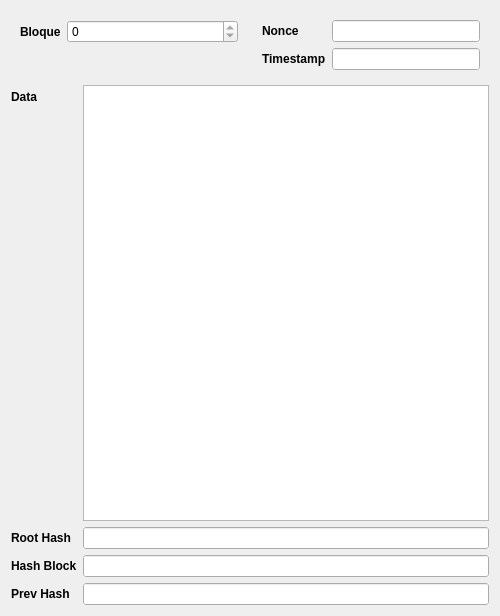
<?xml version="1.0" encoding="UTF-8"?>
<ui version="4.0">
 <class>WidgetBlock</class>
 <widget class="QWidget" name="WidgetBlock">
  <property name="geometry">
   <rect>
    <x>0</x>
    <y>0</y>
    <width>500</width>
    <height>616</height>
   </rect>
  </property>
  <property name="minimumSize">
   <size>
    <width>500</width>
    <height>0</height>
   </size>
  </property>
  <property name="maximumSize">
   <size>
    <width>500</width>
    <height>16777215</height>
   </size>
  </property>
  <property name="windowTitle">
   <string>Form</string>
  </property>
  <property name="autoFillBackground">
   <bool>false</bool>
  </property>
  <layout class="QVBoxLayout" name="verticalLayout">
   <item>
    <layout class="QGridLayout" name="gridLayout">
     <item row="1" column="0" colspan="2">
      <layout class="QVBoxLayout" name="verticalLayout_2">
       <item>
        <layout class="QFormLayout" name="formLayout_3">
         <item row="0" column="0">
          <widget class="QLabel" name="dataLabel">
           <property name="font">
            <font>
             <bold>true</bold>
            </font>
           </property>
           <property name="text">
            <string>Data</string>
           </property>
          </widget>
         </item>
         <item row="1" column="0">
          <widget class="QLabel" name="rootHashLabel">
           <property name="font">
            <font>
             <bold>true</bold>
            </font>
           </property>
           <property name="styleSheet">
            <string notr="true"/>
           </property>
           <property name="text">
            <string>Root Hash</string>
           </property>
          </widget>
         </item>
         <item row="1" column="1">
          <widget class="QLineEdit" name="rootHashLineEdit">
           <property name="autoFillBackground">
            <bool>true</bool>
           </property>
           <property name="styleSheet">
            <string notr="true"/>
           </property>
           <property name="readOnly">
            <bool>true</bool>
           </property>
          </widget>
         </item>
         <item row="2" column="0">
          <widget class="QLabel" name="hashBlockLabel">
           <property name="font">
            <font>
             <bold>true</bold>
            </font>
           </property>
           <property name="styleSheet">
            <string notr="true"/>
           </property>
           <property name="text">
            <string>Hash Block</string>
           </property>
          </widget>
         </item>
         <item row="2" column="1">
          <widget class="QLineEdit" name="hashBlockLineEdit">
           <property name="autoFillBackground">
            <bool>true</bool>
           </property>
           <property name="styleSheet">
            <string notr="true"/>
           </property>
           <property name="readOnly">
            <bool>true</bool>
           </property>
          </widget>
         </item>
         <item row="3" column="0">
          <widget class="QLabel" name="prevHashLabel">
           <property name="font">
            <font>
             <bold>true</bold>
            </font>
           </property>
           <property name="styleSheet">
            <string notr="true"/>
           </property>
           <property name="text">
            <string>Prev Hash</string>
           </property>
          </widget>
         </item>
         <item row="3" column="1">
          <widget class="QLineEdit" name="prevHashLineEdit">
           <property name="autoFillBackground">
            <bool>true</bool>
           </property>
           <property name="styleSheet">
            <string notr="true"/>
           </property>
           <property name="readOnly">
            <bool>true</bool>
           </property>
          </widget>
         </item>
         <item row="0" column="1">
          <widget class="QTextEdit" name="plainTextEdit_data">
           <property name="autoFillBackground">
            <bool>true</bool>
           </property>
           <property name="readOnly">
            <bool>true</bool>
           </property>
          </widget>
         </item>
        </layout>
       </item>
      </layout>
     </item>
     <item row="0" column="1">
      <widget class="QWidget" name="formWidget_2" native="true">
       <property name="sizePolicy">
        <sizepolicy hsizetype="Expanding" vsizetype="Fixed">
         <horstretch>0</horstretch>
         <verstretch>0</verstretch>
        </sizepolicy>
       </property>
       <layout class="QFormLayout" name="formLayout_2">
        <item row="0" column="0">
         <widget class="QLabel" name="nonceLabel">
          <property name="font">
           <font>
            <bold>true</bold>
           </font>
          </property>
          <property name="text">
           <string>Nonce</string>
          </property>
         </widget>
        </item>
        <item row="0" column="1">
         <widget class="QLineEdit" name="nonceLineEdit">
          <property name="autoFillBackground">
           <bool>true</bool>
          </property>
          <property name="readOnly">
           <bool>true</bool>
          </property>
         </widget>
        </item>
        <item row="1" column="0">
         <widget class="QLabel" name="timestampLabel">
          <property name="font">
           <font>
            <bold>true</bold>
           </font>
          </property>
          <property name="text">
           <string>Timestamp</string>
          </property>
         </widget>
        </item>
        <item row="1" column="1">
         <widget class="QLineEdit" name="timestampLineEdit">
          <property name="autoFillBackground">
           <bool>true</bool>
          </property>
          <property name="readOnly">
           <bool>true</bool>
          </property>
         </widget>
        </item>
       </layout>
      </widget>
     </item>
     <item row="0" column="0">
      <widget class="QWidget" name="formWidget" native="true">
       <property name="sizePolicy">
        <sizepolicy hsizetype="Expanding" vsizetype="Preferred">
         <horstretch>0</horstretch>
         <verstretch>0</verstretch>
        </sizepolicy>
       </property>
       <layout class="QFormLayout" name="formLayout">
        <item row="0" column="0">
         <widget class="QLabel" name="bloqueLabel">
          <property name="font">
           <font>
            <bold>true</bold>
           </font>
          </property>
          <property name="styleSheet">
           <string notr="true"/>
          </property>
          <property name="text">
           <string>Bloque</string>
          </property>
         </widget>
        </item>
        <item row="0" column="1">
         <widget class="QSpinBox" name="bloqueSpinBox">
          <property name="autoFillBackground">
           <bool>true</bool>
          </property>
          <property name="styleSheet">
           <string notr="true"/>
          </property>
          <property name="readOnly">
           <bool>true</bool>
          </property>
         </widget>
        </item>
       </layout>
      </widget>
     </item>
    </layout>
   </item>
  </layout>
 </widget>
 <resources/>
 <connections/>
</ui>
